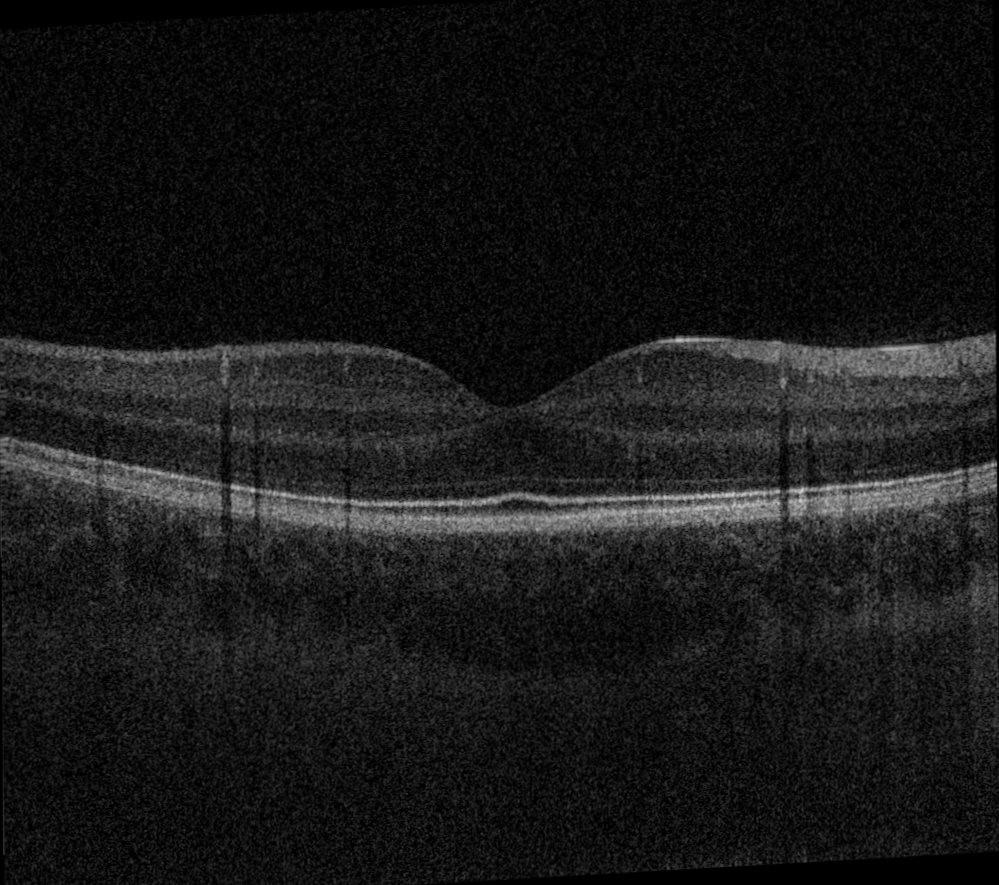
#> input picture images/original.png, 999 x 885 px
$ python ga_optimize.py   (older library calls are emulated)
#> lines starting #> are read from the running program, lines starting #| are printed output that depends on the picture
### Camo_Worm.py
import numpy as np

import matplotlib.path as mpath
import matplotlib.patches as mpatches
import matplotlib.bezier as mbezier
import matplotlib.pyplot as plt
from sklearn.metrics.pairwise import euclidean_distances

import util

from differential_evolution.DE import Target


Path = mpath.Path
rng = np.random.default_rng()


class Camo_Worm:
    """
    Class representing a camouflage worm.
    """
    def __init__(self, x, y, r, theta, deviation_r, deviation_gamma, width, colour, imshape):
        self.x = x
        self.y = y
        self.r = r
        self.theta = theta
        self.dr = deviation_r
        self.dgamma = deviation_gamma
        self.width = width
        self.colour = colour

        p0 = [self.x - self.r * np.cos(self.theta), self.y - self.r * np.sin(self.theta)]
        p2 = [self.x + self.r * np.cos(self.theta), self.y + self.r * np.sin(self.theta)]
        p1 = [self.x + self.dr * np.cos(self.theta + self.dgamma), self.y + self.dr * np.sin(self.theta + self.dgamma)]
        self.bezier = mbezier.BezierSegment(np.array([p0, p1, p2]))

        n_intervals = int(self.approx_length() // self.width)
        self.n_intervals = n_intervals
        self.worm_slices = []

        if n_intervals > 0:
            start = 1 / (2 * n_intervals); end = 1 - 1 / (2 * n_intervals)
            window_points = self.bezier.point_at_t(np.linspace(start, end, n_intervals))

            for x, y in window_points:
                xstart = int(x - self.width // 2)
                xend = int(x + self.width // 2)
                ystart = int(y - self.width // 2)
                yend = int(y + self.width // 2)

                if xstart > 0 and xend < imshape[1] and ystart > 0 and yend < imshape[0]:
                    self.worm_slices.append((slice(ystart, yend), slice(xstart, xend)))

    def control_points(self):
        """Get control points of the Bezier curve."""
        return self.bezier.control_points

    def path(self):
        """Get the path of the worm."""
        return mpath.Path(self.control_points(), [Path.MOVETO, Path.CURVE3, Path.CURVE3])

    # [4 lines left out: function patch, not called in this run]

    def intermediate_points(self, intervals=None):
        """
        Get intermediate points along the worm's path.

        Args:
            intervals (int): Number of intervals.

        Returns:
            numpy.ndarray: Array of intermediate points.
        """
        if intervals is None:
            intervals = max(3, int(np.ceil(self.r / 8)))
        return self.bezier.point_at_t(np.linspace(0, 1, intervals))

    def approx_length(self):
        """Approximate the length of the worm."""
        intermediates = self.intermediate_points()
        intermediates = np.array(intermediates)
        eds = np.linalg.norm(intermediates[1:] - intermediates[:-1], axis=1)
        return np.sum(eds)

    # [8 lines left out: function colour_at_t, not called in this run]

    def get_params(self):
        """Get worm parameters."""
        return np.array([self.x, self.y, self.r, self.theta, self.dr, self.dgamma, self.width, self.colour])

    # [32 lines left out: functions get_worm_inds, random_worm, random_clew, not called in this run]


class Clew():
    def __init__(self, bounds, vector=None):
        self.bounds = bounds
        if vector is not None:
            self.vector = vector
        else:
            self.vector = np.random.uniform(bounds[:, 0], bounds[:, 1])

        height = bounds[1, 1]; width = bounds[0, 1]
        self.worms = [Camo_Worm(*self.vector[i:i+8], imshape=(height, width)) for i in range(0, len(self.vector), 8)]

    def __getitem__(self, key):
        return self.worms[key]

    def __iter__(self):
        return iter(self.worms)

    def __len__(self):
        return len(self.worms)

    @staticmethod
    def generate_bounds(num_worms, imshape):
        bounds = np.array([
            [0, imshape[1]],      # x
            [0, imshape[0]],      # y
            [10, 100],            # r
            [0, np.pi],           # theta
            [10, 50],             # dr
            [0, np.pi],           # dgamma
            [2, 20],              # width
            [0, 1]                # colour
        ])
        return np.tile(bounds, (num_worms, 1))


## TEST USAGE
# [14 lines that do not run on import are left out]


### ga_optimize.py
import sys
from PIL import Image
import cv2

from differential_evolution.DE import DE
from cost_function.robbie import *
from cost_function.allen import *
from cost_function.yi import *
from Camo_Worm import Camo_Worm, Clew

NUM_WORMS = 2
NUM_CLEW = 2


def final_cost(clew, var_map, image):
    """
    Final cost function that combines the cost functions from Robbie and Allen.
    """
    distance_cost = maximise_distances(clew)
    variance_cost = maximise_global_variance(clew, var_map)
    camo_cost = minimise_local_variance(clew, image)
    return  3 * camo_cost + 1 * variance_cost + 2 * distance_cost

if __name__ == '__main__':
    if len(sys.argv) > 1:
        image_path = sys.argv[1]
    else:
        image_path = 'images/original.png'
    image = np.array(Image.open(image_path).convert('L'))
#> image is the input picture: shape (885, 999); min 0, max 210, mean 24
    image = np.flipud(image)
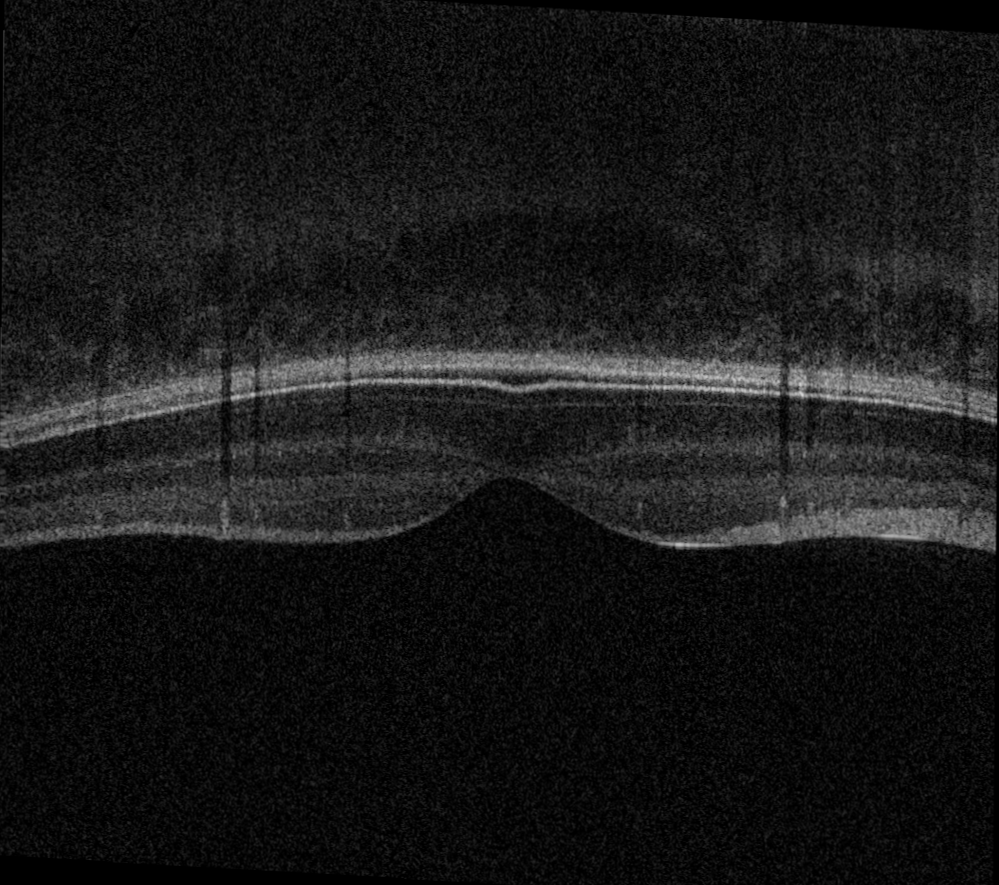
#> image: shape (885, 999); min 0, max 210, mean 24

    bounds = Clew.generate_bounds(NUM_WORMS, image.shape)
    population = [Clew(bounds) for _ in range(NUM_CLEW)]

    blurred_image = cv2.GaussianBlur(image, (5, 5), 0, borderType=cv2.BORDER_REPLICATE)
    median_filter = cv2.medianBlur(image, 5)
    var_map = cv2.Laplacian(blurred_image, cv2.CV_64F, borderType=cv2.BORDER_REPLICATE)
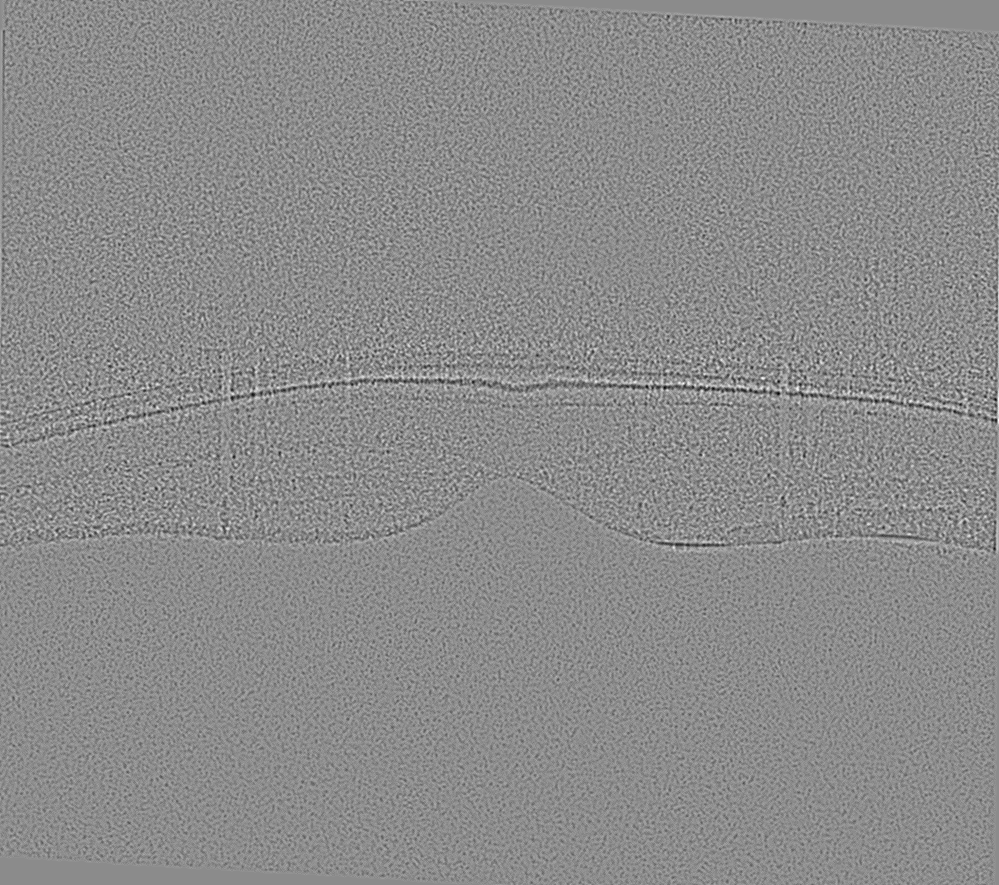
#> var_map: shape (885, 999) float64; min -40, max 33, mean 0; drawn with min black and max white
    var_map = np.abs(var_map)
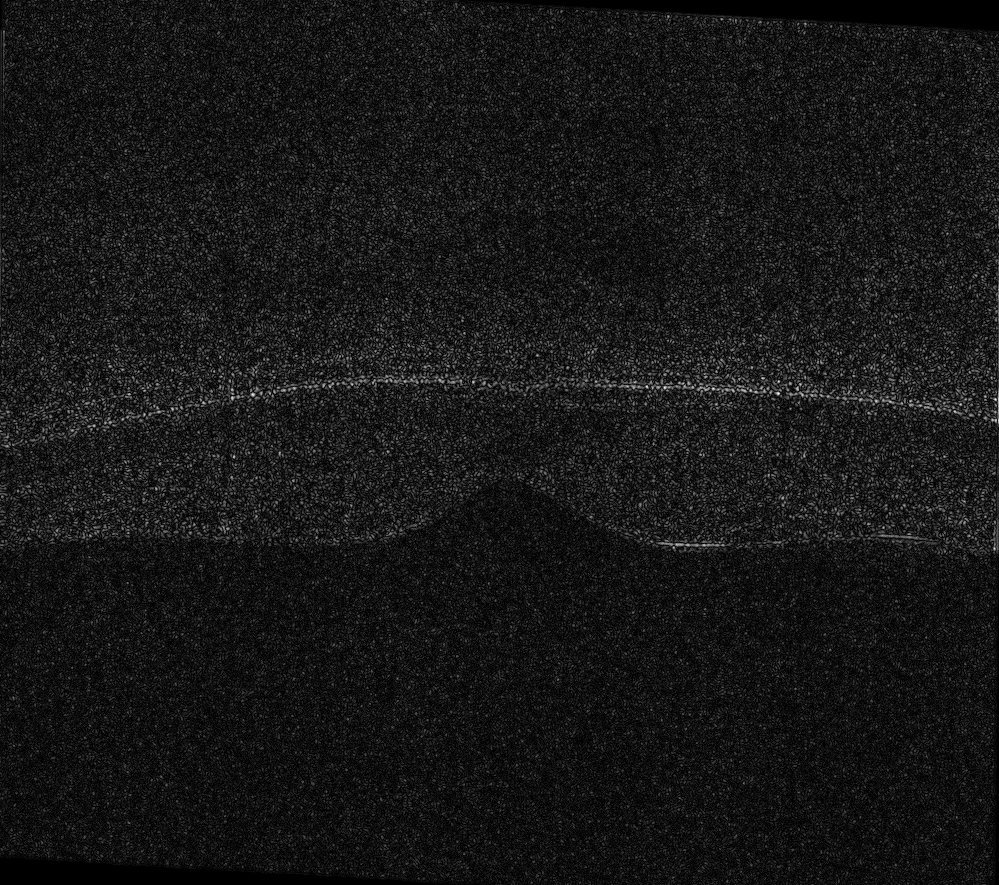
#> var_map: shape (885, 999) float64; min 0, max 40, mean 3.7; drawn with min black and max white
    var_map = cv2.normalize(var_map, None, 0, 1, cv2.NORM_MINMAX)

    # cost_fn = lambda x: final_cost(x, var_map, image)
